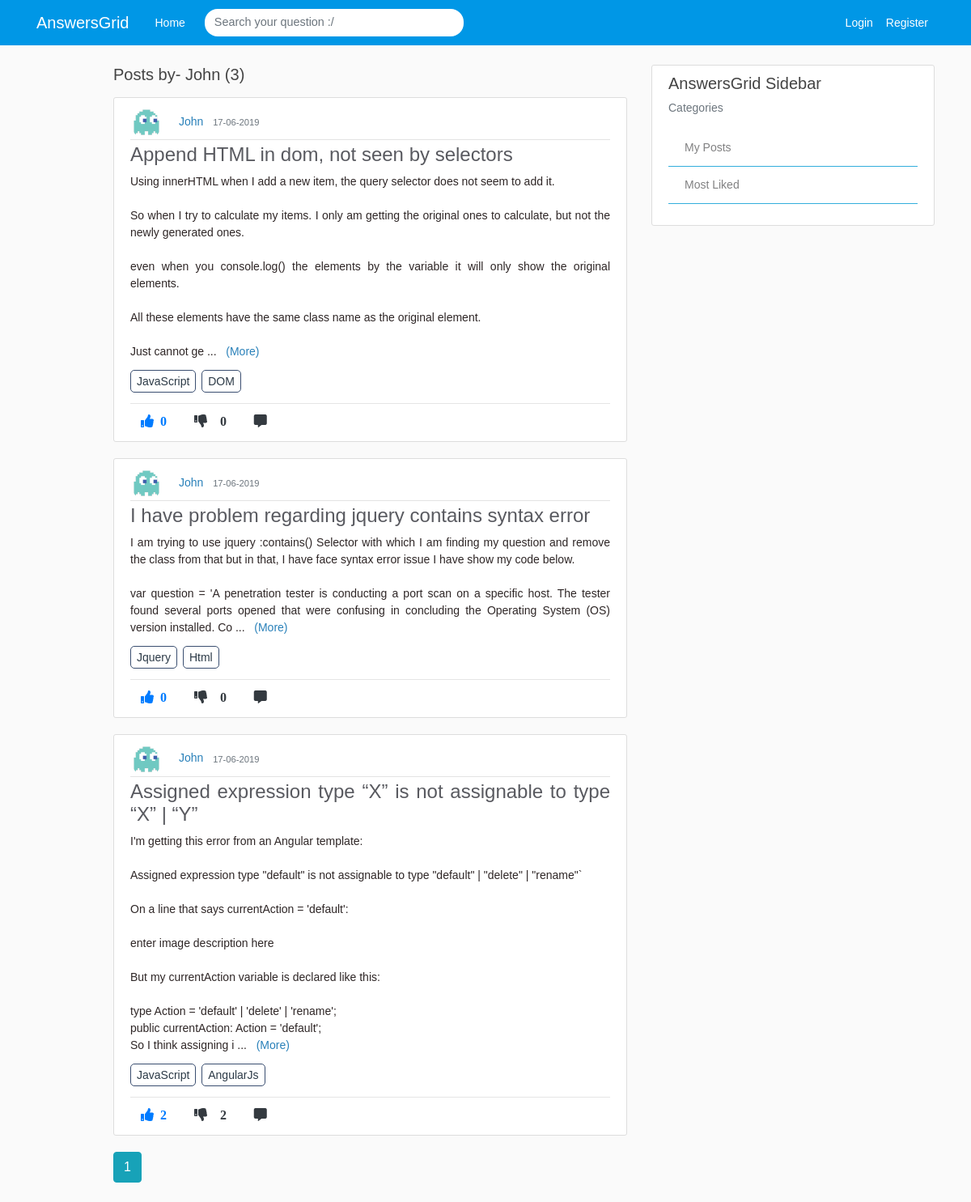
/user/John, run on the app's committed database.
### application/models.py (models this page shows, shortened)
class User(db.Model, UserMixin):
    id = db.Column(db.Integer, primary_key=True)
    username = db.Column(db.String(20), unique=True, nullable=False)
    email = db.Column(db.String(120), unique=True, nullable=False)
    image_file = db.Column(db.String(20), nullable=False, default='default.jpg')
    password = db.Column(db.String(60), nullable=False)
    verified = db.Column(db.Integer, nullable=False)
    posts = db.relationship('Post', backref='author', lazy=True)
    answers = db.relationship('Answer', backref="author", lazy=True)
    comments = db.relationship('Comment', backref='author', lazy=True)
    answercomments = db.relationship('AnswerComment', backref='author', lazy=True)
    favourites = db.relationship('Favourite', backref='author', lazy=True)

class Post(db.Model):
    id = db.Column(db.Integer, primary_key=True)
    title = db.Column(db.String(100), nullable=False)
    content = db.Column(db.Text, nullable=False)
    date_posted = db.Column(db.DateTime, nullable=False, default=datetime.utcnow)
    like_count = db.Column(db.Integer, nullable=False, default=0)
    dislike_count = db.Column(db.Integer, nullable=False, default=0)
    user_id = db.Column(db.Integer, db.ForeignKey('user.id'), nullable=False)
    comments = db.relationship('Comment', backref='commentOnPost', lazy=True)
    answers = db.relationship('Answer', backref='answerOnPost', lazy=True)
    favourites = db.relationship('Favourite', backref='favour_post', lazy=True)

class tagposts(db.Model):
    id = db.Column(db.Integer, primary_key=True, nullable=False)
    post_id = db.Column(db.Integer, db.ForeignKey('post.id'), nullable=False)
    tag_id = db.Column(db.Integer, db.ForeignKey('tags.tag_id'), nullable=False)

class Tags(db.Model):
    tag_id = db.Column(db.Integer, primary_key=True, nullable=False)
    tag_title = db.Column(db.String,nullable=False)

### application/routes.py (the view)
@app.route("/user/<string:username>")
def user_posts(username):
    page = request.args.get('page', 1, type=int)
    user = User.query.filter_by(username=username).first_or_404()
    posts = Post.query.filter_by(author=user)\
        .order_by(Post.date_posted.desc())\
        .paginate(page=page, per_page=5)
    joinedTables = db.session.query(tagposts.post_id,tagposts.tag_id,Tags.tag_title,Post.title,Post.user_id,Post.like_count,Post.content).join(Tags).join(Post).all()
    return render_template('user_posts.html', posts=posts, user=user, joinedTables=joinedTables)

### application/templates/user_posts.html (shortened to what this page needs)
{% extends "layout.html" %}
{% block content %}
    <h5 class="mb-3">Posts by- {{ user.username }} ({{ posts.total }}) </h5>
    {% for post in posts.items %}
        <article class="media content-section">
          <div class="media-body">
            <div class="article-metadata">
              <img class="rounded-circle article-img" src="{{ url_for('static', filename='profile_pics/' + post.author.image_file) }}">
              <a class="mr-2" href="{{ url_for('user_posts', username=post.author.username) }}">{{ post.author.username }}</a>
              <small class="text-muted">{{ post.date_posted.strftime('%d-%m-%Y') }}</small>
            </div>
            <h4 class="text-justify"><a class="article-title" href="{{ url_for('comment_post', post_id=post.id) }}">{{ post.title }}</a></h4>
            <p class="article-content more text-justify">{{ post.content }}</p>
            {% for tag in joinedTables %}
            {% if post.id == tag[0] %}
            <a class="article-content tag-style text-justify" href="{{ url_for('tags', tag_title=tag.tag_title) }}">{{ tag.tag_title }}</a>
            {% endif %}
            {% endfor %}<hr>
            <div class="footRow">
                {%  if current_user.is_authenticated %}
                  <a><i class="fas fa-thumbs-up mr-1 btn upvote"id="/vote/{{post.id}}/{{current_user.id}}" onclick="contentDisp(this);">  {{ post.like_count }} </i></a>
                  <a><i class="fas fa-thumbs-down mr-1 btn upvote" id="/downvote/{{post.id}}/{{current_user.id}}" onclick="contentDisp(this);" >  {{ post.dislike_count }} </i></a>
                  <a href="{{url_for('comment_post', post_id=post.id)}}"><i class="fas fa-comment-alt mr-1 btn text-dark"></i></a>
                  <a class="a2a_dd" href="https://www.addtoany.com/share"><i class="far fa-share-square btn"></i></a>
                  {% else %}
                  <a href="{{url_for('login')}}"><i class="fas fa-thumbs-up mr-1 btn text-primary upvote"><span class="ml-2 likes-count">{{ post.like_count }}</span></i></a>
                  <a href="{{url_for('login')}}"><i class="fas fa-thumbs-down mr-1 btn text-dark"><span id="demo" class="ml-3">{{ post.like_count }}</i></a>
                  <a href="{{url_for('comment_post', post_id=post.id)}}"><i class="fas fa-comment-alt mr-1 btn text-dark"></i></a>
                {% endif %}
               </div>
          </div>
        </article>
    {% endfor %}
    {% for page_num in posts.iter_pages(left_edge=1, right_edge=1, left_current=1, right_current=2) %}
      {% if page_num %}
        {% if posts.page == page_num %}
          <a class="btn btn-info mb-4" href="{{ url_for('user_posts', username=user.username, page=page_num) }}">{{ page_num }}</a>
        {% else %}
          <a class="btn btn-outline-info mb-4" href="{{ url_for('user_posts', username=user.username, page=page_num) }}">{{ page_num }}</a>
        {% endif %}
      {% else %}
      ...
      {% endif %}
    {% endfor %}
{% endblock content %}

### application/templates/layout.html (shortened to what this page needs)
<!DOCTYPE html>
<html>
<head>
    <link rel="stylesheet" href="https://maxcdn.bootstrapcdn.com/bootstrap/4.0.0/css/bootstrap.min.css">
    <link rel="stylesheet" type="text/css" href="{{ url_for('static', filename='main.css') }}">
    <link rel="stylesheet" href="https://use.fontawesome.com/releases/v5.8.1/css/all.css">
    <link href="https://cdnjs.cloudflare.com/ajax/libs/summernote/0.8.11/summernote.css" rel="stylesheet">
    <link href="https://cdnjs.cloudflare.com/ajax/libs/select2/4.0.6-rc.0/css/select2.min.css" rel="stylesheet" />
    <link href="//cdnjs.cloudflare.com/ajax/libs/jquery-form-validator/2.3.26/theme-default.min.css"
    rel="stylesheet" type="text/css" />
</head>
<body>
    <header class="site-header">
      <nav class="navbar navbar-expand-md navbar-dark fixed-top">
        <div class="container">
          <a class="navbar-brand mr-4" href="/">AnswersGrid</a>
          <div class="collapse navbar-collapse" id="navbarToggle">
            <div class="navbar-nav mr-auto">
              <a class="nav-item nav-link" href="{{ url_for('home') }}">Home</a>
              <form method="POST" action="/search" class="form-inline my-2 my-lg-0 form-group">
                <input class="form-control mr-sm-2 search-box" type="search" placeholder="Search your question :/" name="search" aria-label="Search">
              </form>
            </div>
            <div class="navbar-nav">
              {%  if current_user.is_authenticated %}
              <a class="nav-item nav-link" href="{{ url_for('new_post') }}">Ask Question</a>
              <a class="nav-item nav-link" href="{{ url_for('account') }}">Account</a>
              <a class="nav-item nav-link" href="{{ url_for('logout') }}">Logout</a>
              {% else  %}
              <a class="nav-item nav-link" href="{{ url_for('login') }}">Login</a>
              <a class="nav-item nav-link" href="{{ url_for('register') }}">Register</a>
            {% endif %}
            </div>
          </div>
        </div>
      </nav>
    </header>
    <main role="main" class="container">
      <div class="row">
        <div class="col-md-1"></div>
        <div class="col-md-7">
          {% block content %}{% endblock %}
        </div>
        <div class="col-md-4">
            <div class="content-section">
              <h5>AnswersGrid Sidebar </h5>
              <p class='text-muted'>Categories
                <ul class="list-group">
                  {%  if current_user.is_authenticated %}
                  <a href="{{url_for('home')}}"><li class="list-group-item list-group-item-light sidebar">Feed</li></a>
                  <a href="{{ url_for('user_posts', username=current_user.username) }}"><li class="list-group-item list-group-item-light sidebar">My Posts</li></a>
                  <a href="{{url_for('most_liked')}}"><li class="list-group-item list-group-item-light sidebar">Most Liked</li></a>
                  {% else %}
                  <a href="{{ url_for('login') }}"><li class="list-group-item list-group-item-light sidebar">My Posts</li></a>
                  <a href="{{url_for('most_liked')}}"><li class="list-group-item list-group-item-light sidebar">Most Liked</li></a>
                  {% endif %}
                </ul>
              </p>
            </div>
          </div>
        </div>
    </main>
</body>
</html>

### application/static/main.css (style rules this page uses)
body { background: #fafafa; color: #333333; margin-top: 5rem; }
h1, h2, h3, h4, h5, h6 { color: #444444; }
.site-header .navbar-nav .nav-link { color: #cbd5db; }
.content-section { background: #ffffff; padding: 10px 20px; border: 1px solid #dddddd; border-radius: 3px; margin-bottom: 20px; }
.article-title { color: #444444; }
.article-content { white-space: pre-line; }
.article-img { height: 40px; width: 40px; margin-right: 16px; }
.article-metadata { padding-bottom: 1px; margin-bottom: 4px; border-bottom: 1px solid #e3e3e3 }
form .search-box { width:300px; }

### application/templates/layout.html (style rules this page uses)
body { color: #2e2626; margin-top: 5rem; font-size: 14px; font-weight: unset; line-height: 1.5; font-family: Arial; }
.form-control { display: block; width: 100%; padding: .375rem .75rem; font-size: .9rem; line-height: 1.5; color: #495057; background-color: #fff; background-clip: padding-box; border: 1px solid #ced4da; border-radius: .25rem; transition: border-color .15s ease-in-out,box-shadow .15s ease-in-out; }
.navbar { background: #0097e6; }
form .search-box { width: 20rem!important; margin-left: 1rem; border-radius: 1rem; border: 1px solid #0097e6; border-style: none; }
img { display: inline; }
.footRow { margin-top: -10px; }
.tag-style { margin-right: 3px; border: 1px solid #3a4e70; padding: 5px 7px; border-radius: 5px; color: #2C3A47 }
a { color: #2980b9; }
.fa-thumbs-up { color: #4286f4; }
.fa-thumbs-down { color: #f1545b }
.site-header .navbar-nav .nav-link { color: #fff; }
.list-group-item:last-child { margin-bottom: 1px; background: #fff; border-left: none; border-right: none; border-top: none; border-bottom: 1px solid#33aedc; }
h4,h3 { color: #595a60; }
.article-title { color: #595a60; }
.list-group-item:last-child { margin-bottom: 0; border-bottom-right-radius: 0rem; border-bottom-left-radius: 0rem; }

### data on the page
User: username "John"
Post: image_file (placeholder picture), author.username "John", date_posted "17-06-2019", title "Append HTML in dom, not seen by selectors", content "Using innerHTML when I add a new item, the query selector does not seem to add it. So when I try to calculate my items. I only am getting the original ones to calculate, but not the newly generated ones. even when you console.log() the elements by the variable it will only show the original elements. All these elements have the same class name as the original element. Just cannot ge", like_count "0"
tagposts: tag_title "JavaScript"
tagposts: tag_title "DOM"
Post: image_file (placeholder picture), author.username "John", date_posted "17-06-2019", title "I have problem regarding jquery contains syntax error", content "I am trying to use jquery :contains() Selector with which I am finding my question and remove the class from that but in that, I have face syntax error issue I have show my code below. var question = 'A penetration tester is conducting a port scan on a specific host. The tester found several ports opened that were confusing in concluding the Operating System (OS) version installed. Co", like_count "0"
tagposts: tag_title "Jquery"
tagposts: tag_title "Html"
Post: image_file (placeholder picture), author.username "John", date_posted "17-06-2019", title "Assigned expression type “X” is not assignable to type “X” | “Y”", content "I'm getting this error from an Angular template: Assigned expression type \"default\" is not assignable to type \"default\" | \"delete\" | \"rename\"` On a line that says currentAction = 'default': enter image description here But my currentAction variable is declared like this: type Action = 'default' | 'delete' | 'rename'; public currentAction: Action = 'default'; So I think assigning i", like_count "2"
tagposts: tag_title "JavaScript"
tagposts: tag_title "AngularJs"

### other printed values
{{ posts.total }} "3"
{{ page_num }} "1"
